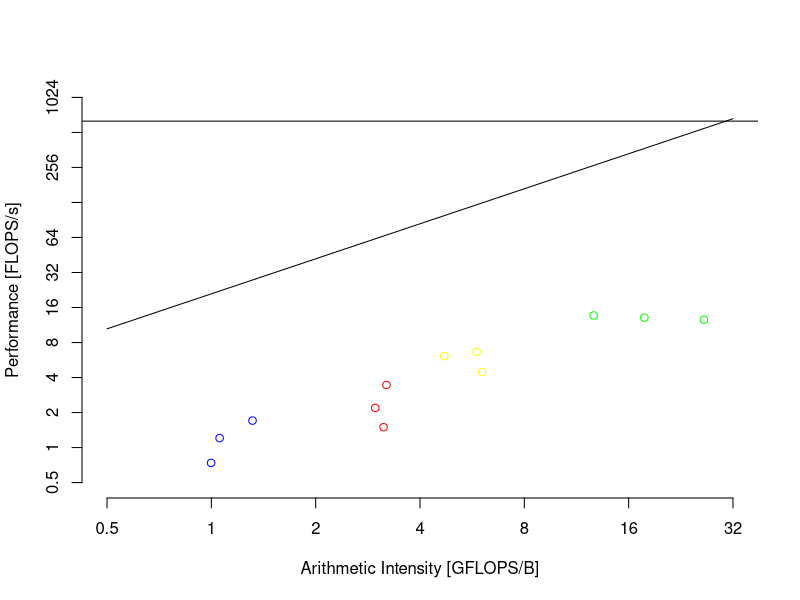

The R source for this figure:
png("roofline-mars.png", width = 640, height = 640)

pp = 640  # peak performance ... [GFLOPS/s]
pb = 30.5 # peak bandwidth ... [GB/s]
ai = function(b) (pp/pb) * b

x = seq(-1,5,1)
x_at = 2^x
x_labels = x_at

y = seq(-1,10,1)
y_at = 2^y
y_labels = y_at

plot(ai, xlab = "Arithmetic Intensity [GFLOPS/B]",
         xlim = c(x_at[1], x_at[length(x_at)]),
         ylab = "Performance [FLOPS/s]", 
         ylim = c(y_at[1], y_at[length(y_at)]),
     axes=FALSE, log = "xy", type = "l")

axis(1, at = x_at, labels = x_labels, tick = TRUE)
axis(2, at = y_at, labels = y_labels, tick = TRUE)

# 100 - 204800 - 819200 - kdd
a_mflops_t10 = c(1.3351, 1496.7568, 2192.4793, 3451.9511)
a_bw_t10 =    c(70.9230,  476.6643,  737.9183, 1078.4417)

for (i in 1:4) {
  ai = a_mflops_t10[i] / a_bw_t10[i]
  points(ai, a_mflops_t10[i]/1000, type = "p", col="red")
}


# 100 - 204800 - 819200 - kdd
a_mflops_t80 = c(0.6238, 738.1421, 1206.7615, 1705.8327)
a_bw_t80 =    c(92.5221, 739.4261, 1142.4497, 1297.8327)

for (i in 1:4) {
  ai = a_mflops_t80[i] / a_bw_t80[i]
  points(ai, a_mflops_t80[i]/1000, type = "p", col="blue")
}


# 100 - 204800 - 819200 - kdd
m_mflops_t10 = c(305.0021, 12571.3622, 13104.9845, 13671.4622)
m_bw_t10     = c(114.5279, 2242.6928,  3561.8832,  3568.4435)

for (i in 1:4) {
  ai = m_mflops_t10[i] / a_bw_t10[i]
  points(ai, m_mflops_t10[i]/1000, type = "p", col="green")
}


# 100 - 204800 - 819200 - kdd
m_mflops_t80 =    c(8.2856, 4466.8025, 6653.0316, 6104.6404)
m_bw_t80 =     c(1174.1465, 2021.0718, 2665.2724, 2612.6359)

for (i in 1:4) {
  ai = m_mflops_t80[i] / a_bw_t80[i]
  points(ai, m_mflops_t80[i]/1000, type = "p", col="yellow")
}

abline(h = pp, type = "l")

dev.off()
